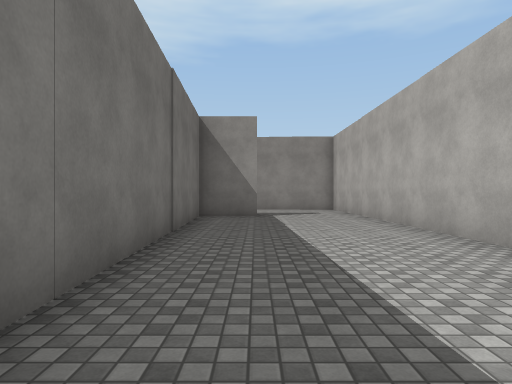
view 1 (above)

24 first-person views from a walk through a Unity game level. The camera is 1.4 m above the floor, looks level and sees 75° across. The floor is counted in squares, 2 m on a side. Each view is taken from the middle of a square. On the plan, view 1 faces up. The plan holds only what a view shows up to about 10 squares ahead; the rest is blank. The place goes on beyond the plan. The player character is not drawn. Door leaves are left out, so doorways stand open. Surface patterns are stand-ins for the level's own textures.

view 2
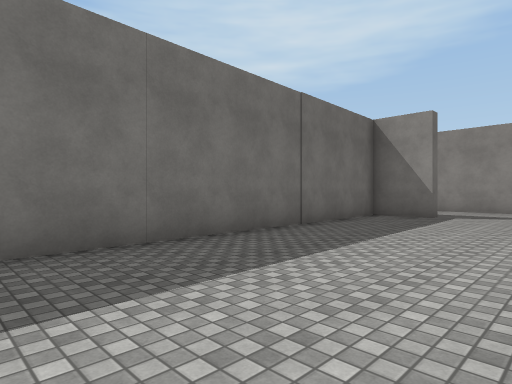

view 3
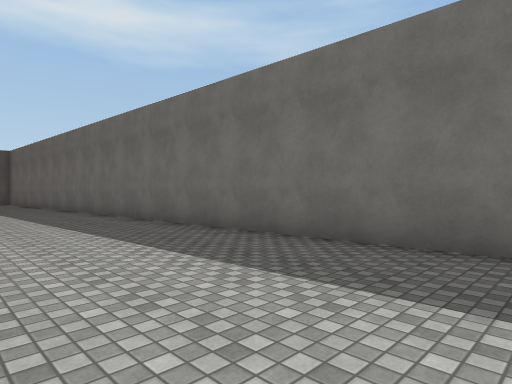

view 4
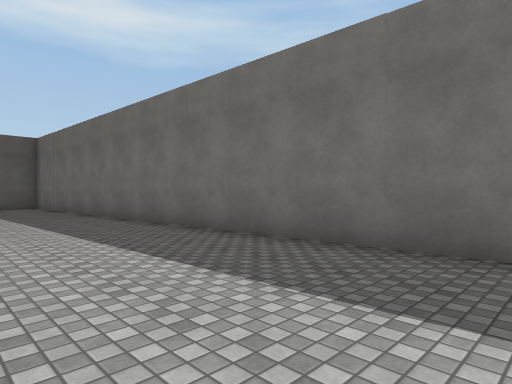

view 5
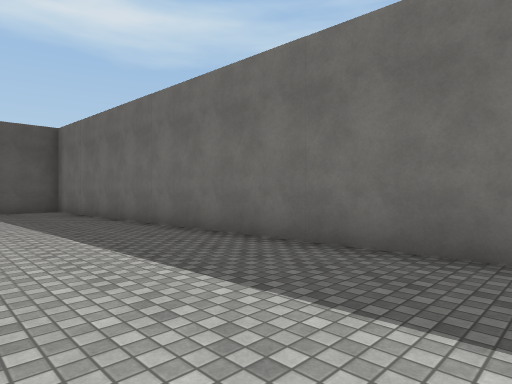

view 6
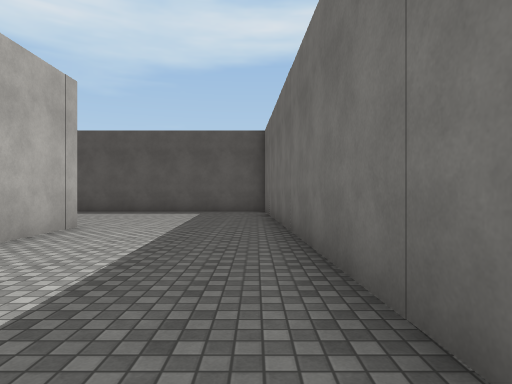

view 7
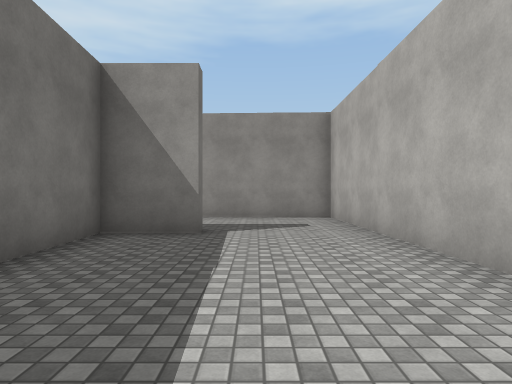

view 8
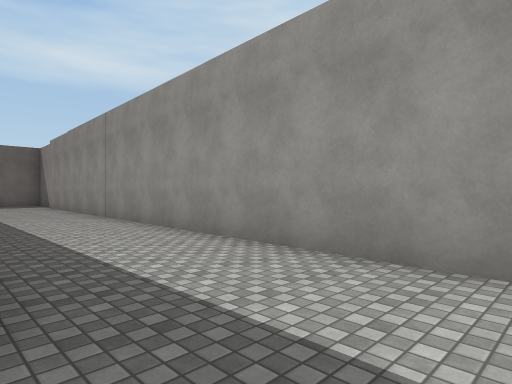

view 9
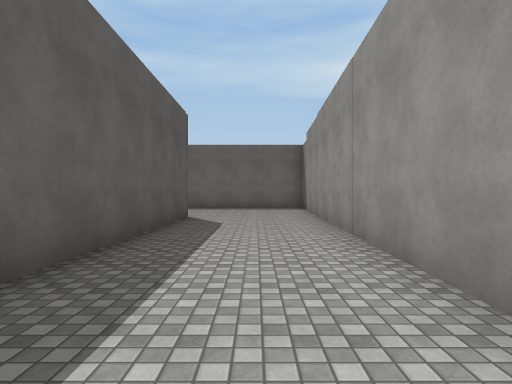

view 10
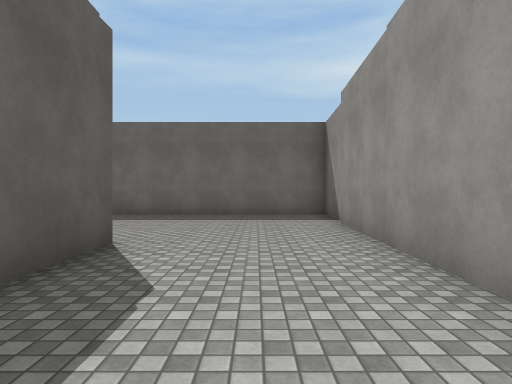

view 11
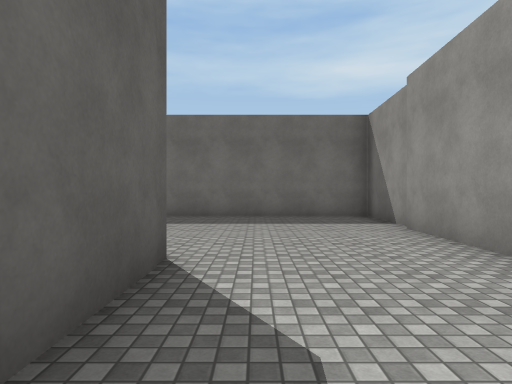

view 12
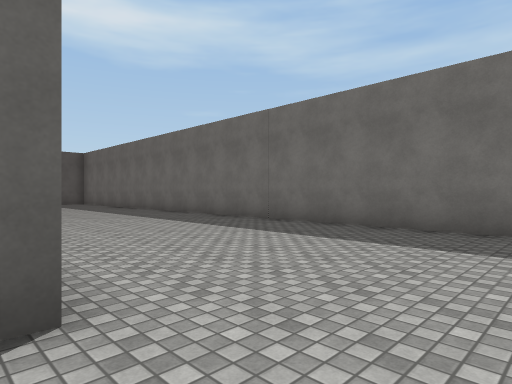

view 13
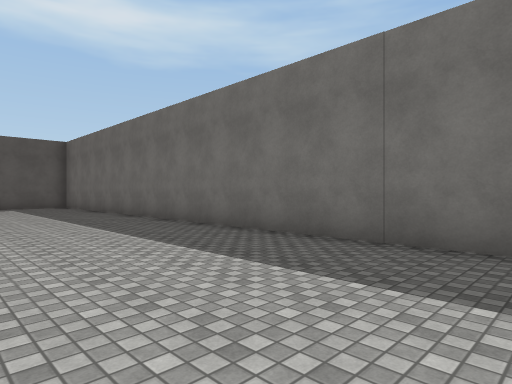

view 14
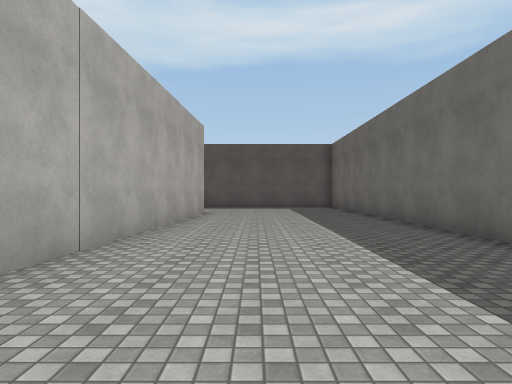

view 15
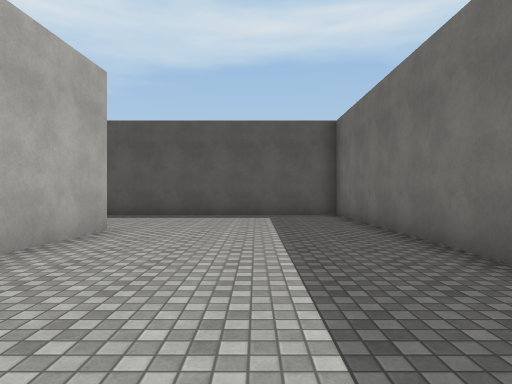

view 16
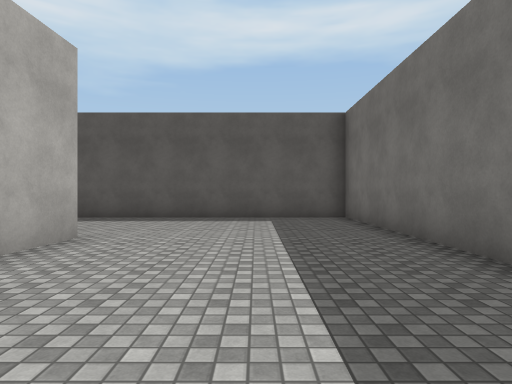

view 17
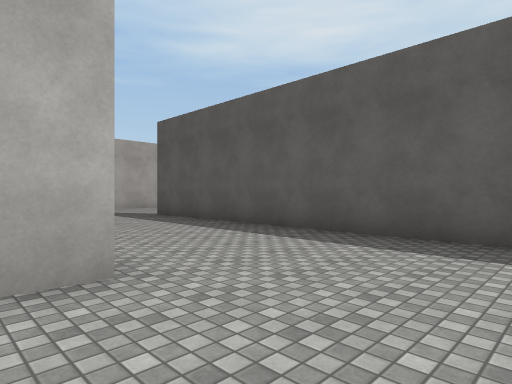

view 18
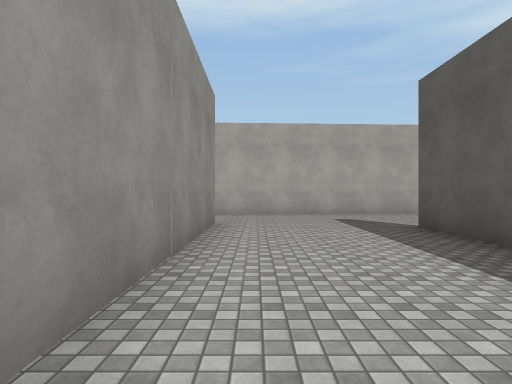

view 19
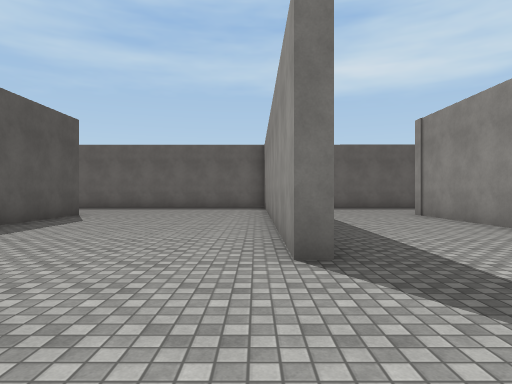

view 20
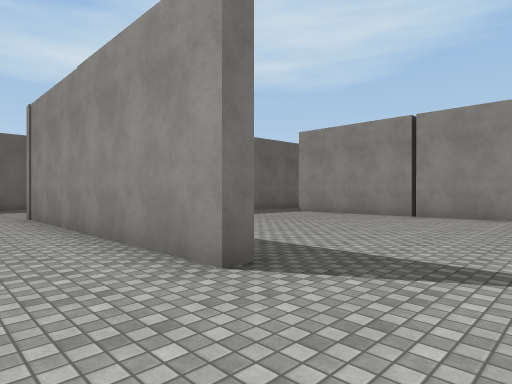

view 21
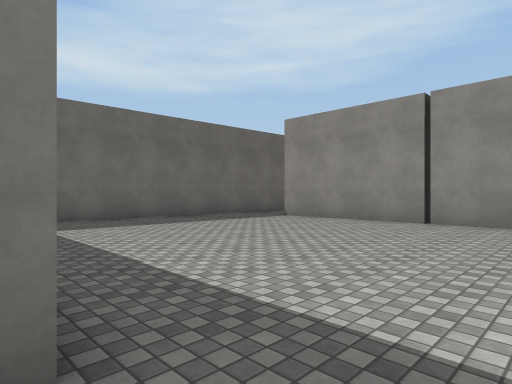

view 22
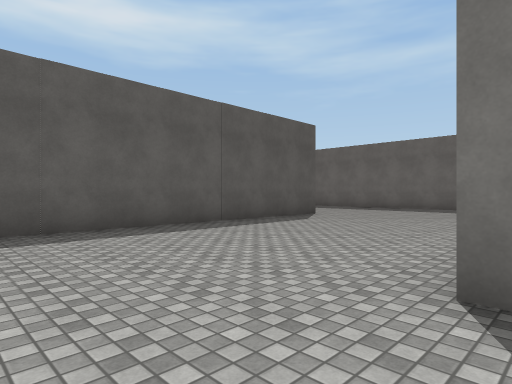

view 23
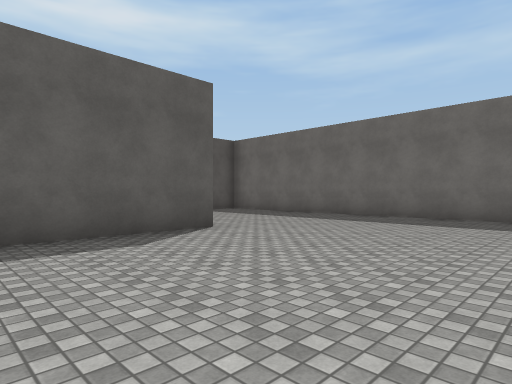

view 24
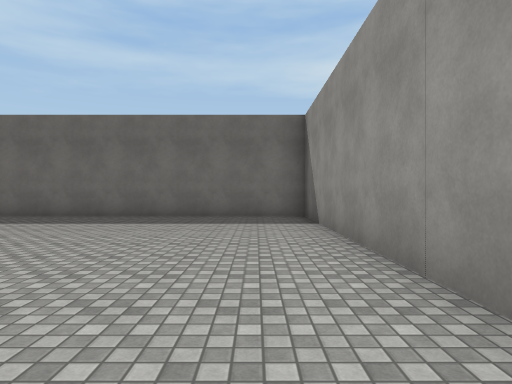

### Floor plan
Points are (right, up) in squares from view 1. A wall is a line through its corners. A room is listed if a view was taken in it or the views show most of it. See-through windows are left out.
Room 1 (views 1, 2, 3, 4, 5, 6, 7, 8)
walls: (3.2, 4.1) (3.1, 10.5); (0, 10.1) (0, 9.7) (-1.7, 9.7) (-0.4, -16)
ways out: opening at (1.5, 10) to room 2
Room 2 (views 9, 10, 11, 12, 13, 14, 15, 16, 17, 18, 19, 20, 21, 22, 23, 24)
walls: (-11.6, 1.6) (-11.8, -1.9); (-4.4, -3.5) (-4.4, -4) (-12.3, -4.1) (-11.8, 4.3); (-3.3, 3.9) (-9.4, 3.8); (-11.6, 10.1) (-4.5, 10.1); (-12.3, -14.4) (-3.8, -14.3); (-14.7, 14.1) (-17.5, 14.2) (-17.5, -8.2) (-5.4, -8.2) (-5.4, -8.6) (-17.5, -8.6) (-17.5, -16.5); (3.1, 10.5) (3, 13.2) (-14.4, 13.9)
ways out: opening at (1.5, 10) to room 1

Where each view was taken, in squares from view 1:
view 1: 0 up, 0 right, facing up
view 2: 0 up, 3 right, facing up-left
view 3: 4 up, 3 right, facing down-left
view 4: 2 down, 3 right, facing down-left
view 5: 5 down, 3 right, facing down-left
view 6: 6 down, 0 right, facing down
view 7: 4 up, 1 right, facing up
view 8: 10 up, 2 right, facing up-left
view 9: 12 up, 2 left, facing left
view 10: 12 up, 7 left, facing left
view 11: 11 up, 8 left, facing left
view 12: 12 up, 11 left, facing down-left
view 13: 8 up, 13 left, facing down-left
view 14: 7 up, 14 left, facing down
view 15: 2 up, 15 left, facing down
view 16: 1 up, 15 left, facing down
view 17: 3 down, 15 left, facing down-right
view 18: 5 down, 12 left, facing right
view 19: 9 down, 2 left, facing left
view 20: 6 down, 2 left, facing up-left
view 21: 4 down, 3 left, facing up-left
view 22: 8 down, 3 left, facing down-left
view 23: 9 down, 8 left, facing down-left
view 24: 10 down, 8 left, facing left
